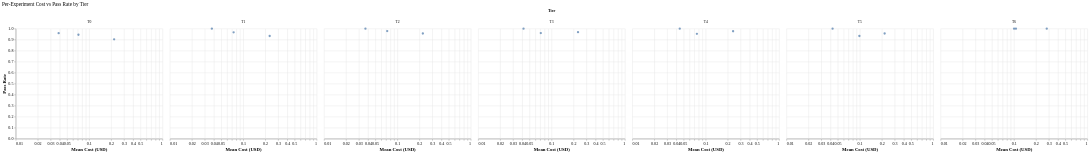

Express this chart as Vega-Lite.
### Vega-Lite specification from a JSON file in a GitHub repository (floating-point values rounded to 4 significant figures)
{"config": {"font": "serif", "axis": {"labelFontSize": 11, "titleFontSize": 13, "gridColor": "#e0e0e0", "domainColor": "#333333"}, "legend": {"labelFontSize": 11, "titleFontSize": 12}, "title": {"fontSize": 14, "anchor": "start", "fontWeight": "normal"}, "view": {"stroke": null, "continuousWidth": 400, "continuousHeight": 300}, "mark": {"tooltip": true}}, "data": {"name": "data-8d1e0d32500846c2b4d4adfe9f4e2ddc"}, "facet": {"column": {"field": "tier", "sort": ["T0", "T1", "T2", "T3", "T4", "T5", "T6"], "title": "Tier", "type": "nominal"}}, "spec": {"mark": {"type": "circle", "opacity": 0.7, "size": 40}, "encoding": {"tooltip": [{"field": "experiment", "title": "Experiment", "type": "ordinal"}, {"field": "mean_cost", "format": "$.4f", "title": "Mean Cost", "type": "quantitative"}, {"field": "pass_rate", "format": ".2%", "title": "Pass Rate", "type": "quantitative"}], "x": {"field": "mean_cost", "scale": {"type": "log"}, "title": "Mean Cost (USD)", "type": "quantitative"}, "y": {"field": "pass_rate", "scale": {"domain": [0, 1]}, "title": "Pass Rate", "type": "quantitative"}}}, "title": "Per-Experiment Cost vs Pass Rate by Tier", "$schema": "https://vega.github.io/schema/vega-lite/v6.1.0.json", "datasets": {"data-8d1e0d32500846c2b4d4adfe9f4e2ddc": [{"experiment": "test-001", "tier": "T0", "mean_cost": 0.03837, "pass_rate": 0.9583}, {"experiment": "test-001", "tier": "T1", "mean_cost": 0.03726, "pass_rate": 1.0}, {"experiment": "test-001", "tier": "T2", "mean_cost": 0.03661, "pass_rate": 1.0}, {"experiment": "test-001", "tier": "T3", "mean_cost": 0.04145, "pass_rate": 1.0}, {"experiment": "test-001", "tier": "T4", "mean_cost": 0.04423, "pass_rate": 1.0}, {"experiment": "test-001", "tier": "T5", "mean_cost": 0.04247, "pass_rate": 1.0}, {"experiment": "test-001", "tier": "T6", "mean_cost": 0.1062, "pass_rate": 1.0}, {"experiment": "test-002", "tier": "T0", "mean_cost": 0.2187, "pass_rate": 0.9028}, {"experiment": "test-002", "tier": "T1", "mean_cost": 0.2287, "pass_rate": 0.9333}, {"experiment": "test-002", "tier": "T2", "mean_cost": 0.2217, "pass_rate": 0.9556}, {"experiment": "test-002", "tier": "T3", "mean_cost": 0.2291, "pass_rate": 0.9675}, {"experiment": "test-002", "tier": "T4", "mean_cost": 0.2359, "pass_rate": 0.9762}, {"experiment": "test-002", "tier": "T5", "mean_cost": 0.2174, "pass_rate": 0.9556}, {"experiment": "test-002", "tier": "T6", "mean_cost": 0.2792, "pass_rate": 1.0}, {"experiment": "test-003", "tier": "T0", "mean_cost": 0.07141, "pass_rate": 0.9444}, {"experiment": "test-003", "tier": "T1", "mean_cost": 0.07376, "pass_rate": 0.9667}, {"experiment": "test-003", "tier": "T2", "mean_cost": 0.07251, "pass_rate": 0.9778}, {"experiment": "test-003", "tier": "T3", "mean_cost": 0.07128, "pass_rate": 0.9593}, {"experiment": "test-003", "tier": "T4", "mean_cost": 0.07579, "pass_rate": 0.9524}, {"experiment": "test-003", "tier": "T5", "mean_cost": 0.09845, "pass_rate": 0.9333}, {"experiment": "test-003", "tier": "T6", "mean_cost": 0.1001, "pass_rate": 1.0}]}}
